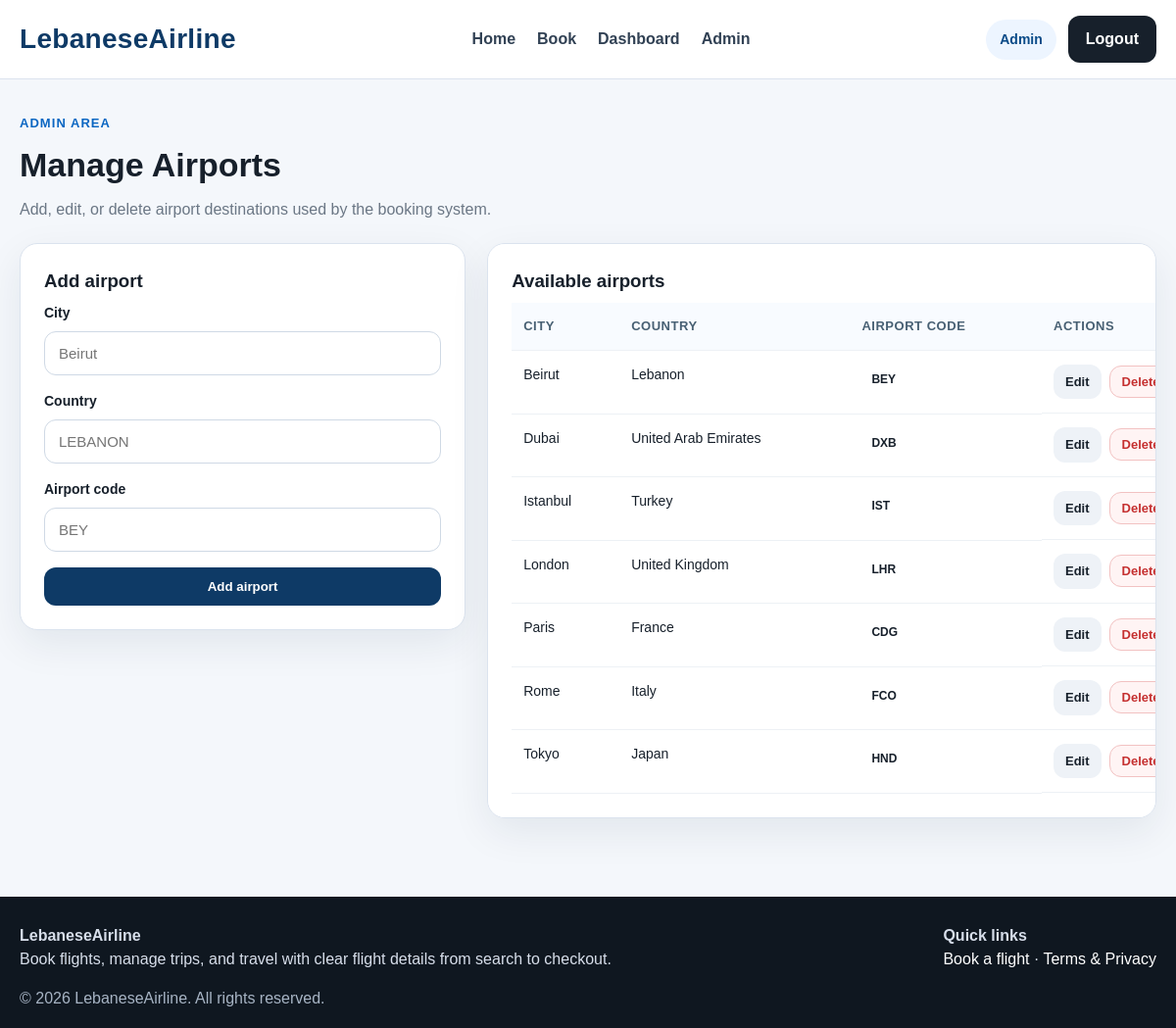
The page /admin/manage-destinations.php (signed in) on the database its author committed.
### tables this page shows
CREATE TABLE users (
    id INT AUTO_INCREMENT PRIMARY KEY,
    name VARCHAR(100) NOT NULL,
    email VARCHAR(150) NOT NULL UNIQUE,
    password VARCHAR(255) NOT NULL,
    role ENUM('user', 'admin') NOT NULL DEFAULT 'user',
    created_at DATETIME NOT NULL DEFAULT CURRENT_TIMESTAMP
);

CREATE TABLE destinations (
    id INT AUTO_INCREMENT PRIMARY KEY,
    city VARCHAR(100) NOT NULL,
    country VARCHAR(100) NOT NULL,
    airport_code VARCHAR(10) NOT NULL UNIQUE,
    created_at DATETIME NOT NULL DEFAULT CURRENT_TIMESTAMP
);

### includes/data-store.php (called while the page is built, shortened)
<?php
function db(): PDO {
    static $pdo = null;
    if ($pdo === null) {
        $pdo = getPDOConnection();
        $pdo->setAttribute(PDO::ATTR_DEFAULT_FETCH_MODE, PDO::FETCH_ASSOC);
    }
    return $pdo;
}
function get_all_users(): array {
    $stmt = db()->query("SELECT * FROM users ORDER BY id ASC");
    return $stmt->fetchAll(PDO::FETCH_ASSOC);
}

### includes/auth.php (called while the page is built, shortened)
<?php
include_once __DIR__ . '/data-store.php';
function current_user(): ?array {
    foreach (get_all_users() as $user) {
        if ((int)$user['id'] === (int)$_SESSION['user_id']) {
            return $user;
        }
    }
    return null;
}
function is_admin(): bool {
    $user = current_user();
    return $user && ($user['role'] ?? 'user') === 'admin';
}

### admin/manage-destinations.php (the view, shortened to what this page needs)
<?php
include __DIR__ . '/../includes/header.php';
$editingDestination = null;
function admin_get_all_destinations(): array {
    $stmt = db()->query("SELECT id, city, country, airport_code FROM destinations ORDER BY city ASC");
    return $stmt->fetchAll(PDO::FETCH_ASSOC);
}
$destinations = admin_get_all_destinations();
?>
<section class="page admin-layout">
  <div class="page-header">
    <span class="eyebrow">Admin area</span>
    <h2>Manage Airports</h2>
    <p class="muted">Add, edit, or delete airport destinations used by the booking system.</p>
  </div>
  <div class="booking-grid admin-grid">
    <div class="panel modern-card">
      <h3><?= $editingDestination ? 'Edit airport' : 'Add airport' ?></h3>
      <form method="POST" class="form">
        <div class="form-group">
          <label>City</label>
          <input
            type="text"
            name="city"
            value="<?= htmlspecialchars($editingDestination['city'] ?? '') ?>"
            placeholder="Beirut"
            required
          >
        </div>
        <div class="form-group">
          <label>Country</label>
          <input
            type="text"
            name="country"
            value="<?= htmlspecialchars($editingDestination['country'] ?? '') ?>"
            placeholder="LEBANON"
            required
          >
        </div>
        <div class="form-group">
          <label>Airport code</label>
          <input
            type="text"
            name="airport_code"
            value="<?= htmlspecialchars($editingDestination['airport_code'] ?? '') ?>"
            placeholder="BEY"
            maxlength="5"
            required
          >
        </div>
        <button class="btn-primary" type="submit">
          <?= $editingDestination ? 'Update airport' : 'Add airport' ?>
        </button>
      </form>
    </div>
    <div class="panel modern-card table-wrap">
      <h3>Available airports</h3>
      <table class="table">
        <thead>
          <tr>
            <th>City</th>
            <th>Country</th>
            <th>Airport code</th>
            <th>Actions</th>
          </tr>
        </thead>
        <tbody>
          <?php foreach ($destinations as $destination): ?>
            <tr>
              <td><?= htmlspecialchars($destination['city']) ?></td>
              <td><?= htmlspecialchars($destination['country']) ?></td>
              <td><span class="badge"><?= htmlspecialchars($destination['airport_code']) ?></span></td>
              <td class="action-stack">
                <a class="btn-small" href="manage-destinations.php?edit=<?= (int)$destination['id'] ?>">Edit</a>
                <form method="POST" onsubmit="return confirm('Delete this airport?');">
                  <button type="submit" class="btn-small btn-danger-outline">Delete</button>
                </form>
              </td>
            </tr>
          <?php endforeach; ?>
        </tbody>
      </table>
    </div>
  </div>
</section>
<?php include __DIR__ . '/../includes/footer.php'; ?>

### includes/header.php (shortened to what this page needs)
<?php
include_once __DIR__ . '/auth.php';
$user = current_user();
$currentPath = $_SERVER['SCRIPT_NAME'] ?? '';
$hideHeaderAuth = str_contains($currentPath, '/auth/login.php') || str_contains($currentPath, '/auth/policy.php');
?>
<!DOCTYPE html>
<html lang="en">
<head>
  <link rel="stylesheet" href="<?= BASE_URL ?>/assets/css/style.css">
</head>
<body>
<header class="navbar">
  <div class="nav-container">
    <a class="logo" href="<?= BASE_URL ?>/index.php">LebaneseAirline</a>
    <nav class="nav-links">
      <ul>
        <li><a href="<?= BASE_URL ?>/index.php">Home</a></li>
        <li><a href="<?= BASE_URL ?>/user/booking.php">Book</a></li>
        <?php if ($user): ?>
          <li><a href="<?= BASE_URL ?>/user/dashboard.php">Dashboard</a></li>
        <?php endif; ?>
        <?php if (is_admin()): ?>
          <li><a href="<?= BASE_URL ?>/admin/dashboard.php">Admin</a></li>
        <?php endif; ?>
      </ul>
    </nav>
    <div class="nav-right">
      <?php if ($user): ?>
        <span class="nav-user-chip"><?= htmlspecialchars($user['name']) ?></span>
        <a href="<?= BASE_URL ?>/auth/logout.php" class="btn-signin">Logout</a>
      <?php elseif (!$hideHeaderAuth): ?>
        <a href="<?= BASE_URL ?>/auth/login.php" class="btn-signin">Sign in</a>
      <?php endif; ?>
    </div>
  </div>
</header>

### includes/footer.php (shortened to what this page needs)
<footer class="footer">
  <div class="footer-inner">
    <div>
      <h4>LebaneseAirline</h4>
      <p>Book flights, manage trips, and travel with clear flight details from search to checkout.</p>
    </div>
    <div>
      <h4>Quick links</h4>
      <p><a href="<?= BASE_URL ?>/user/booking.php">Book a flight</a> · <a href="<?= BASE_URL ?>/auth/policy.php">Terms & Privacy</a></p>
    </div>
  </div>
  <p class="footer-copy">© 2026 LebaneseAirline. All rights reserved.</p>
</footer>
</body>
</html>

### assets/css/style.css (style rules this page uses)
:root { --bg:#f4f7fb; --card:#ffffff; --text:#17202b; --muted:#6b7785; --line:#dbe3ee; --primary:#0e3a66; --primary-dark:#082845; --accent:#eef5ff; --success:#0f8a5f; --warning:#b7791f; --danger:#c53030; --shadow:0 14px 40px rgba(13,38,59,.08); --radius:18px; }
* { box-sizing:border-box;margin:0;padding:0 }
body { font-family:Arial,sans-serif;background:var(--bg);color:var(--text);line-height:1.5 }
a { text-decoration:none;color:inherit }
.navbar { background:#fff;border-bottom:1px solid var(--line);position:sticky;top:0;z-index:20 }
.nav-container { max-width:1200px;margin:0 auto;padding:16px 20px;display:flex;align-items:center;justify-content:space-between;gap:20px }
.logo { font-size:28px;font-weight:700;color:var(--primary);letter-spacing:.3px }
.nav-links ul { list-style:none;display:flex;gap:22px;align-items:center }
.nav-links a { color:#314154;font-weight:600 }
.nav-right { display:flex;align-items:center;gap:12px }
.btn-signin,.btn-primary,.btn-secondary,.btn-dark,.btn-small { display:inline-flex;align-items:center;justify-content:center;border:none;border-radius:12px;padding:12px 18px;font-weight:700;cursor:pointer;transition:.2s ease }
.btn-primary { background:var(--primary);color:#fff }
.btn-dark,.btn-signin { background:var(--text);color:#fff }
.btn-small { padding:8px 12px;background:#eef2f7;color:var(--text);font-size:13px }
.btn-danger-outline { border:1px solid #f2c2c2;background:#fff4f4;color:var(--danger) }
.page { max-width:1200px;margin:0 auto;padding:32px 20px 60px }
.page-header { margin-bottom:22px }
.page-header h2,.section-heading h2 { font-size:34px;margin:6px 0 8px }
.eyebrow { display:inline-block;color:#0a66c2;font-weight:700;font-size:13px;text-transform:uppercase;letter-spacing:.08em }
.muted { color:var(--muted) }
.panel,.modern-card,.auth-container { background:var(--card);border:1px solid var(--line);border-radius:var(--radius);box-shadow:var(--shadow) }
.panel { padding:24px }
.modern-card { padding:24px }
.info-card h3,.panel h3 { margin-bottom:8px }
.booking-grid { display:grid;grid-template-columns:minmax(0,2fr) minmax(310px,1fr);gap:22px;align-items:start }
.form,.auth-form { display:grid;gap:16px }
.form-group { display:grid;gap:8px }
.form-group label { font-weight:700;font-size:14px }
input,select { width:100%;padding:13px 14px;border:1px solid #cfd9e5;border-radius:12px;background:#fff;font-size:15px;color:var(--text) }
.table-wrap { overflow:auto }
.table { width:100%;border-collapse:collapse;min-width:760px }
.table th,.table td { padding:14px 12px;border-bottom:1px solid #edf1f5;text-align:left;font-size:14px;vertical-align:top }
.table th { background:#f8fbff;color:#486073;font-size:13px;text-transform:uppercase;letter-spacing:.04em }
.badge { display:inline-flex;padding:6px 10px;border-radius:999px;font-size:12px;font-weight:700 }
.action-stack { display:flex;gap:8px;align-items:center;flex-wrap:wrap }
.footer { background:#0f1720;color:#d7deea;padding:28px 20px 18px;margin-top:20px }
.footer-inner { max-width:1200px;margin:0 auto;display:flex;justify-content:space-between;gap:20px;flex-wrap:wrap }
.footer a { color:#fff }
.footer-copy { max-width:1200px;margin:16px auto 0;color:#a7b4c4 }
.nav-user-chip { display:inline-flex;align-items:center;padding:10px 14px;border-radius:999px;background:#edf5ff;color:#0a4b88;font-weight:700;font-size:14px }
.admin-grid { grid-template-columns:minmax(0,1.2fr) minmax(0,1.8fr) }

### rows shown on the page
users: name "Admin"
destinations: city "Beirut", country "Lebanon", airport_code "BEY"
destinations: city "Dubai", country "United Arab Emirates", airport_code "DXB"
destinations: city "Istanbul", country "Turkey", airport_code "IST"
destinations: city "London", country "United Kingdom", airport_code "LHR"
destinations: city "Paris", country "France", airport_code "CDG"
destinations: city "Rome", country "Italy", airport_code "FCO"
destinations: city "Tokyo", country "Japan", airport_code "HND"
